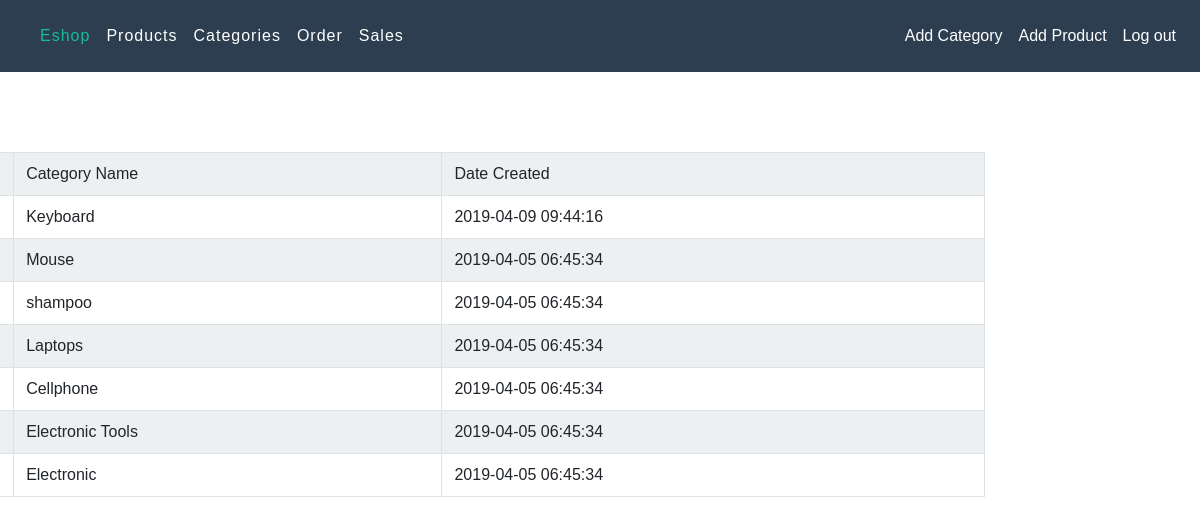
The page /categories on the database its author committed.
### tables this page shows
CREATE TABLE IF NOT EXISTS `categories` (
  `id` int(11) NOT NULL,
  `name` varchar(255) NOT NULL,
  `date_created` timestamp NOT NULL DEFAULT CURRENT_TIMESTAMP
);

### application/controllers/Main.php (called while the page is built, shortened)
<?php
	class Main extends CI_Controller{
		public function allcategory(){
			$data['category']=$this->main_model->all_category();
			$this->load->view('header/headeradmin');
			$this->load->view('main/allcategories',$data);
			$this->load->view('header/footer');
		}
}

### index.php (called while the page is built, shortened)
<?php
require_once BASEPATH.'core/CodeIgniter.php';

### application/models/Main_model.php (called while the page is built, shortened)
	<?php
class Main_model extends CI_Model{
	public function all_category()
	{
			$this->db->order_by('id desc');
			$query = $this->db->get('categories');
			return $query->result_array();
	}
}

### application/views/main/allcategories.php (the view)
<table class="table table-striped table-bordered" style="width: 1100px;" align="right"  >
  <tr>
  <td>ID</td>
  <td>Category Name</td>
  <td>Date Created</td>
  </tr>
  <tr>
 <?php foreach ($category as $category): ?>
<td><?php echo $category['id']; ?></td>
<td><?php echo $category['name']; ?></td>
<td><?php echo $category['date_created']; ?></td>
</tr>
 <?php endforeach; ?>
</table>

### application/views/header/headeradmin.php (shortened to what this page needs)
<!DOCTYPE html>
<html>
<head>
  <link rel="stylesheet" type="text/css" href="https://bootswatch.com/4/flatly/bootstrap.css">
  <link rel="stylesheet"  href="<?php echo base_url();?>assets/css/style.css">
</head>
<body style="margin-top: 0px;">
  <nav  class="navbar navbar-expand-lg navbar-dark bg-primary">
  <div class="collapse navbar-collapse" id="navbarColor01">
    <ul class="navbar-nav mr-auto">
      <li class="nav-item active">
          <a class="nav-link"><?php echo "<h6> ".$this->session->userdata('admin_name').'</h6>' ; ?></a>
      </li>
      <li class="nav-item active">
  <a class="nav-link"><h5>Eshop</h5></a>
      </li>
       <li class="nav-item active">
       <h5> <a class="nav-link" href="<?php echo base_url(); ?>product">Products</a></h5>
      </li>
      <li class="nav-item  ">
       <h5> <a class="nav-link" href="<?php echo base_url(); ?>categories">Categories</a></h5>
      </li>
      <li class="nav-item">
        <h5><a class="nav-link" href="<?php echo base_url(); ?>order">Order</a></h5>
      </li>
      <li class="nav-item">
        <h5><a class="nav-link" href="<?php echo base_url(); ?>sale">Sales</a></h5>
      </li>
    </ul>
    <ul class="nav navbar-nav navbar-right">
  <li><a class="nav-link" href="<?php echo base_url(); ?>addcategory">Add Category</a></li>
      <li><a class="nav-link" href="<?php echo base_url(); ?>createpostv1">Add Product</a></li>
      <li><a class="nav-link" href="<?php echo base_url(); ?>admin_logout">Log out</a>
    </ul>
  </div>
</nav>
</body>
<div style="margin-top: 80px;width: 800px;height: 500px;" class="container">
</html>

### application/views/header/footer.php (shortened to what this page needs)
</body>
</html>

### assets/css/style.css (style rules this page uses)
html, body, div, span, applet, object, iframe, h1, h2, h3, h4, h5, h6, p, blockquote, pre, a, abbr, acronym, address, big, cite, code, del, dfn, em, img, ins, kbd, q, s, samp, small, strike, strong, sub, sup, tt, var, b, u, i, dl, dt, dd, ol, nav ul, nav li, fieldset, form, label, legend, table, caption, tbody, tfoot, thead, tr, th, td, article, aside, canvas, details, embed, figure, figcaption, footer, header, hgroup, menu, nav, output, ruby, section, summary, time, mark, audio, video { margin: 0; padding: 0; border: 0; font-size: 100%; vertical-align: baseline; }
article, aside, details, figcaption, figure, footer, header, hgroup, menu, nav, section { display: block; }
ol, ul { list-style: none; margin: 0px; padding: 0px; }
table { border-collapse: collapse; border-spacing: 0; }
a { text-decoration: none; }
html, body { padding: 0; margin: 0; background: #fff; font-family: 'Source Sans Pro', sans-serif; }
body a { transition: 0.5s all; -webkit-transition: 0.5s all; -moz-transition: 0.5s all; -o-transition: 0.5s all; -ms-transition: 0.5s all; text-decoration: none; }
h1, h2, h3, h4, h5, h6 { margin: 0; padding: 0; font-family: 'Source Sans Pro', sans-serif; letter-spacing: 1px; }
ul { margin: 0; padding: 0; }
body { background-repeat: no-repeat; background-position: center; background-size: cover; -webkit-background-size: cover; -moz-background-size: cover; -o-background-size: cover; box-sizing: border-box; min-height: 100vh; }

### rows shown on the page
categories: name "Keyboard", date_created "2019-04-09 09:44:16"
categories: name "Mouse", date_created "2019-04-05 06:45:34"
categories: name "shampoo", date_created "2019-04-05 06:45:34"
categories: name "Laptops", date_created "2019-04-05 06:45:34"
categories: name "Cellphone", date_created "2019-04-05 06:45:34"
categories: name "Electronic Tools", date_created "2019-04-05 06:45:34"
categories: name "Electronic", date_created "2019-04-05 06:45:34"
